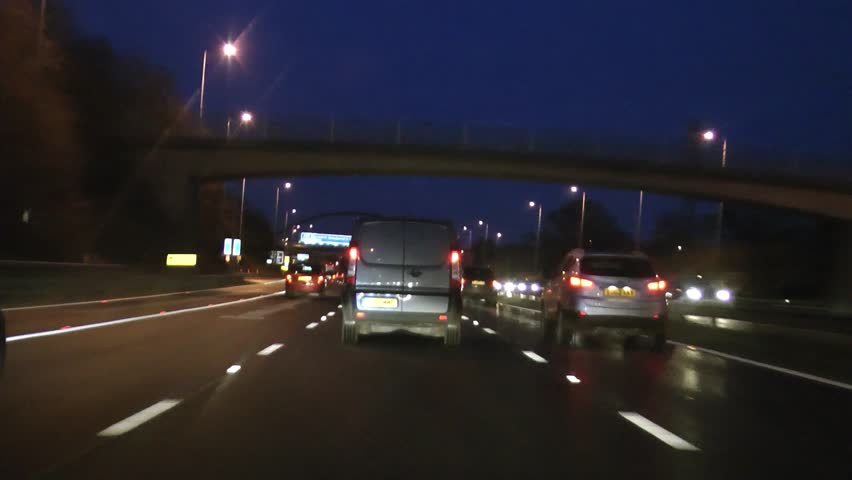
#> input picture Image/rd2.jpg, 852 x 480 px, found by its file name
$ python main.py
#> lines starting #> are read from the running program, lines starting #| are printed output that depends on the picture; after the words box and inside, x2 and y2 are one past the last pixel; in counts of white or black regions, pixels touching at a corner belong together
### LaneDetection.py
import cv2
import numpy as np

class LaneDetection:

	def __init__(self, image):
		#input image
		self.image = image

		#Pos slope is right lane and Neg slope is left lane
		self.neg_parameters = []
		self.pos_parameters = []

		#List containing the lines corresponding to the lanes on the road
		self.lines = []

	def get_ROI(self, image):
		H, W = image.shape[:2]


				    #Left bottom,  Left top,   	   Mid-left,   		Mid-Right,  	    Right top,      Right bottom
		vertices = np.array([[80, H-35], [80, H*0.85], [(W/2)-70, (H/2)+20], [(W/2)+30, (H/2)+20], [W-190, H*0.85], [W-190, H-35]], np.int32)

		mask = np.zeros_like(image)
		cv2.fillPoly(mask, [vertices], 255)
		masked = cv2.bitwise_and(image, mask)

		return masked

	#slope_threshold dictates the max angle of the slope desired
	#Used to remove flat lines parallel to x axis within a threshold
	def get_slope(self, lines, slope_threshold=0.1):

		for line in lines:
			x1, y1, x2, y2 = line.reshape(4)
			parameters = np.polyfit((x1,x2), (y1,y2), 1)
			slope = parameters[0]
			intercept = parameters[1]

			if abs(slope) >= slope_threshold:
				if slope < 0: #left lane
					self.neg_parameters.append((slope, intercept))
				if slope > 0: #right lane
					self.pos_parameters.append((slope, intercept))

		#Takes average of all corresponding slopes to get slope a line
		pos_parameters = np.average(self.pos_parameters, axis=0)
		neg_parameters = np.average(self.neg_parameters, axis=0)

		return pos_parameters, neg_parameters

	#finds the lines for the lanes
	def find_lines(self):

		parameters = [self.pos_parameters, self.neg_parameters]
		H, W = self.image.shape[:2]

		#y coords for line: y1 is bottom of frame, and y2 is 3/5 of frame height
		#Determines length of the lines
		y1 = H
		y2 = int(y1 * (3/4))

		for parameter in parameters:
			(slope, intercept) = parameter[0]

			#Get the corresponding x intercepts of the y coord
			#using the slope equation y=mx+b
			x1 = int((y1 - intercept) / slope)
			x2 = int((y2 - intercept) / slope)

			self.lines.append(np.array([x1, y1, x2, y2]))

		return self.lines

	def draw_lines(self):

		line_image = np.zeros_like(self.image)

		if self.lines is not None:
			for line in self.lines:
				x1, y1, x2, y2 = line.reshape(4)
				cv2.line(line_image, (x1,y1), (x2, y2), (255,0,0), 10)

		return line_image

### main.py
from LaneDetection import LaneDetection
import cv2
import numpy as np

image = r"./Images/rd2.jpg"

img = cv2.imread(image)
#> img is the input picture: shape (480, 852, 3); mean B, G, R 45.9, 39.6, 42.4

#Get height and width of image
H, W = img.shape[:2]

gray = cv2.cvtColor(img, cv2.COLOR_BGR2GRAY)
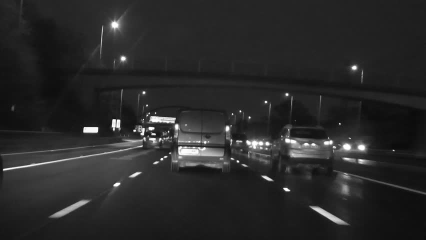
#> gray: shape (480, 852) (shown at 1/2 size); min 3, max 255, mean 41.2
blur = cv2.GaussianBlur(gray, (5,5), 0)
canny = cv2.Canny(blur, threshold1=50, threshold2=150)
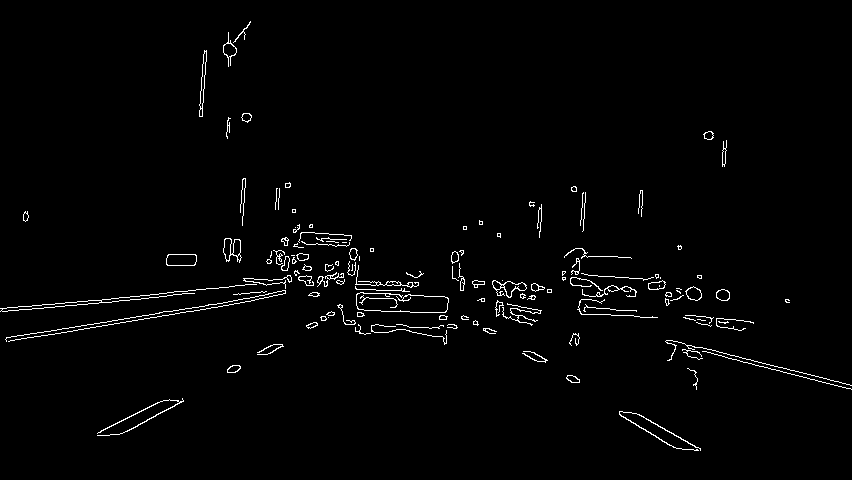
#> canny: shape (480, 852); 1.7% white in thin lines or dots, all inside (x1, y1, x2, y2) = (0, 21, 852, 451)

#Threshold image
retval, threshold = cv2.threshold(gray, 127, 255, cv2.THRESH_BINARY)
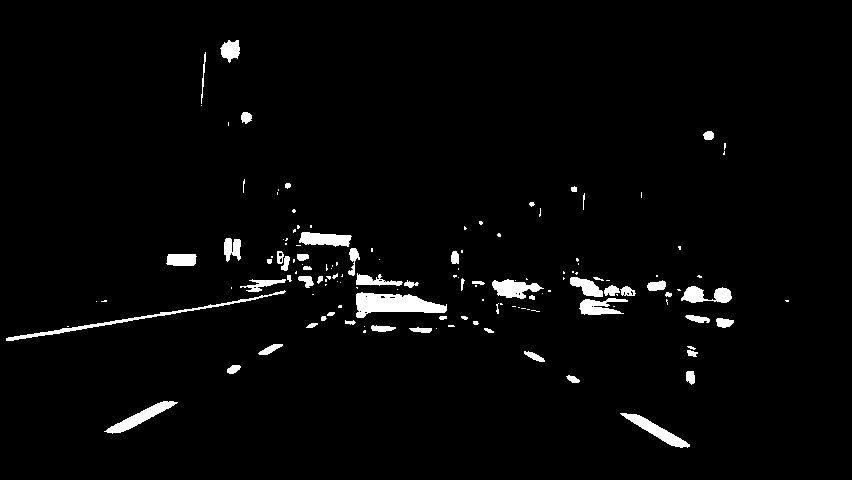
#> threshold: shape (480, 852); 2.7% white; 140 white regions (81 under 20 px)
contours, hierarchy = cv2.findContours(threshold, cv2.RETR_TREE, cv2.CHAIN_APPROX_SIMPLE)
#> contours = 156 contours, 112 with area under 20; largest, box (x1, y1, x2, y2) and area: (356, 292, 447, 318) 1347, (104, 401, 178, 434) 607, (620, 413, 690, 448) 602, (6, 290, 286, 341) 564, (492, 279, 544, 299) 531

#Initalize Lane Detection object
lanedetection = LaneDetection(img)

#Get ROI
imgROI = lanedetection.get_ROI(canny)
#> in get_ROI, `cv2.fillPoly(mask, [vertices], 255)`:
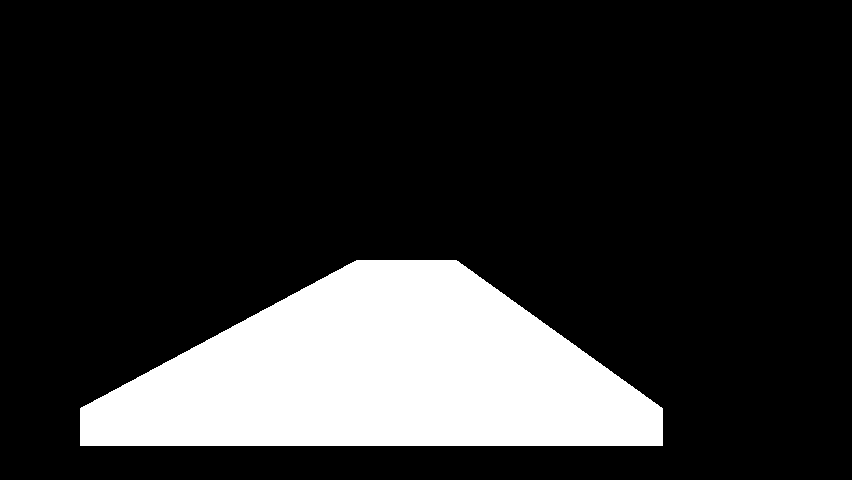
#> mask: shape (480, 852); 17.8% white; 1 white region, box (x1, y1, x2, y2) and area: (80, 260, 663, 446) 72622
#> in get_ROI, `masked = cv2.bitwise_and(image, mask)`:
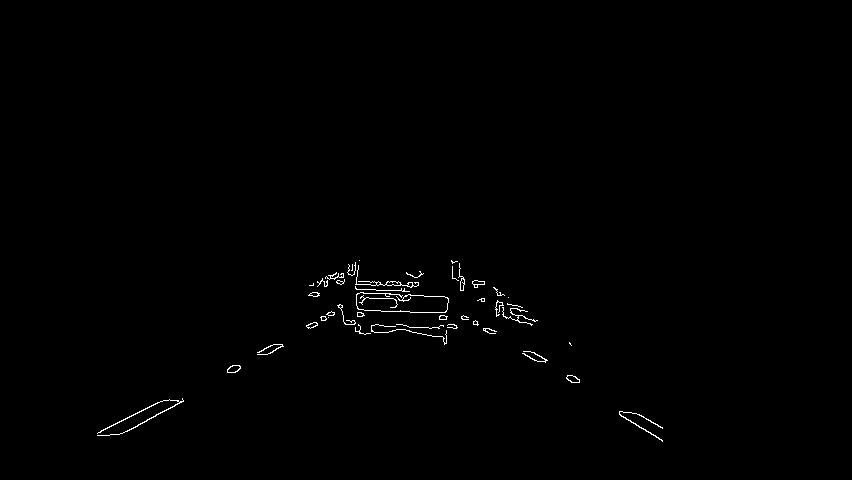
#> masked: shape (480, 852); 0.52% white in thin lines or dots, all inside (x1, y1, x2, y2) = (97, 260, 663, 442)

#Find lines in ROI
lines = cv2.HoughLinesP(imgROI, 2, np.pi/180, 100, np.array([]), minLineLength=40, maxLineGap=5)
#> lines = [[127, 431, 183, 400], [98, 432, 157, 402], [619, 413, 662, 440], [371, 285, 418, 285], [97, 433, 160, 401], [385, 294, 444, 296]]

#Find average line parameters and draw them to image
pos_slope, neg_slope = lanedetection.get_slope(lines)
#> the loop in get_slope, `for line in lines:` made 6 passes
#> (x1, y1, x2, y2, slope, intercept) on passes 1 to 6: (127, 431, 183, 400, -0.554, 501.3), (98, 432, 157, 402, -0.508, 481.8), (619, 413, 662, 440, 0.628, 24.33), (371, 285, 418, 285, 1.71e-17, 285), (97, 433, 160, 401, -0.508, 482.3), (385, 294, 444, 296, 0.0339, 280.9)
#> after the loop in get_slope, `for line in lines:`: self.neg_parameters = [(-0.554, 501.3), (-0.508, 481.8), (-0.508, 482.3)]; self.pos_parameters = [(0.628, 24.33)]
#> in get_slope, `pos_parameters = np.average(self.pos_parameters, axis=0)`: pos_parameters = [0.628, 24.33]
#> in get_slope, `neg_parameters = np.average(self.neg_parameters, axis=0)`: neg_parameters = [-0.523, 488.5]
#> pos_slope = [0.628, 24.33]; neg_slope = [-0.523, 488.5]
image_lines = lanedetection.find_lines()
#> in find_lines, `parameters = [self.pos_parameters, self.neg_parameters]`: parameters = [[(0.628, 24.33)], [(-0.554, 501.3), (-0.508, 481.8), (-0.508, 482.3)]]
#> the loop in find_lines, `for parameter in parameters:` made 2 passes
#> (slope, intercept, x1, x2) on pass 1: (0.628, 24.33, 725, 534)
#> after the loop in find_lines, `for parameter in parameters:`: self.lines = [[725, 480, 534, 360], [38, 480, 255, 360]]
#> image_lines = [[725, 480, 534, 360], [38, 480, 255, 360]]
lanes = lanedetection.draw_lines()
#> the loop in draw_lines, `for line in self.lines:` made 2 passes
#> after the loop in draw_lines, `for line in self.lines:`:
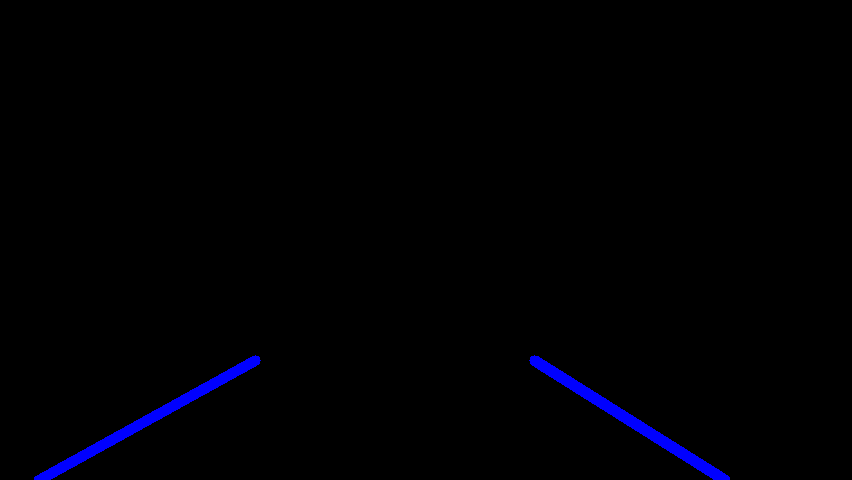
#> line_image: shape (480, 852, 3); mean B, G, R 3.2, 0, 0

#combine lanes with original image
laned_image = cv2.addWeighted(img, 0.8, lanes, 1, 1)
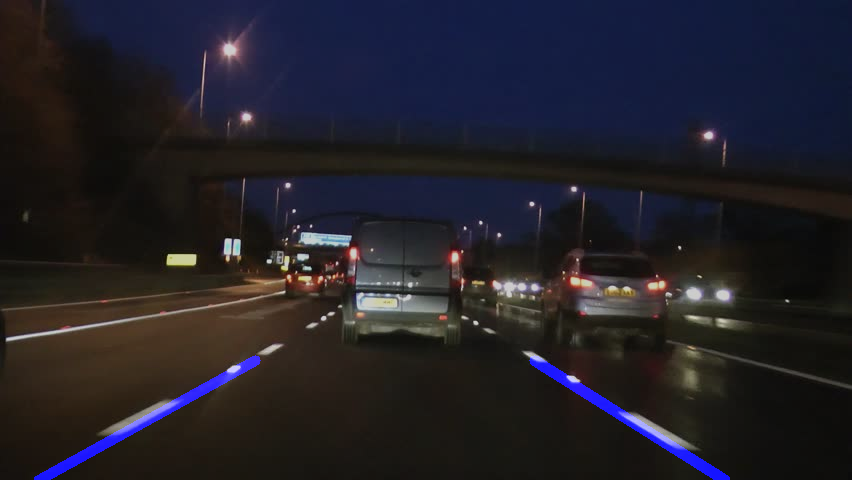
#> laned_image: shape (480, 852, 3); mean B, G, R 40.4, 32.7, 34.9

#Display
#cv2.imshow('Original Image', img)
cv2.imshow('Final Image', laned_image)

key = cv2.waitKey(0) & 0xFF
#> (key q is pressed here)

if key == ord('q'):
	cv2.destroyAllWindows()

$ run again, with Image/rd1.jpg copied over Image/rd2.jpg
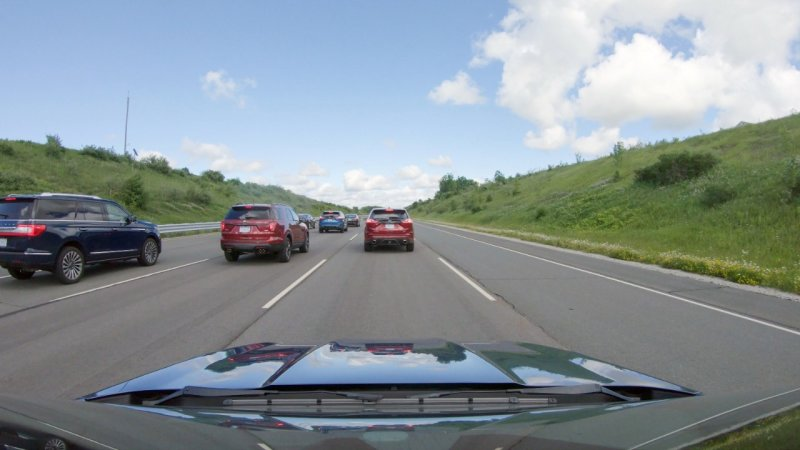
#> input picture Image/rd1.jpg, 800 x 450 px, found by its file name
#> img is the input picture: shape (450, 800, 3); mean B, G, R 150.1, 145.9, 135.2
#> canny: shape (450, 800); 3.5% white in thin lines or dots
#> `retval, threshold = cv2.threshold(gray, 127, 255, cv2.THRESH_BINARY)`:
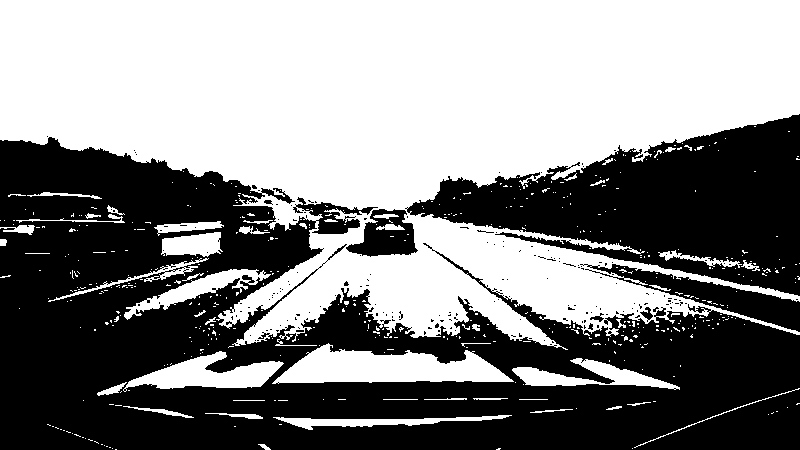
#> threshold: shape (450, 800); 52.4% white; 189 black regions (181 under 20 px)
#> contours = 809 contours, 748 with area under 20; largest, box (x1, y1, x2, y2) and area: (0, 0, 800, 350) 169318, (272, 343, 514, 384) 5585, (123, 351, 284, 392) 2852, (345, 208, 419, 258) 2282, (512, 358, 680, 390) 1858
#> mask: shape (450, 800); 17% white; 1 white region, box (x1, y1, x2, y2) and area: (80, 245, 611, 416) 61209
#> masked: shape (450, 800); 1.2% white in thin lines or dots, all inside (x1, y1, x2, y2) = (80, 245, 611, 416)
#> lines = 13 rows, first 6: [432, 404, 538, 404], [497, 389, 555, 388], [433, 401, 547, 401], [446, 382, 502, 382], [319, 383, 436, 383], [516, 397, 556, 399]
#> the loop in get_slope, `for line in lines:` made 13 passes
#> (x1, y1, x2, y2, slope, intercept) on passes 1 to 8: (432, 404, 538, 404, -2.01e-16, 404), (497, 389, 555, 388, -0.0172, 397.6), (433, 401, 547, 401, -4.31e-17, 401), (446, 382, 502, 382, -9.99e-16, 382), (319, 383, 436, 383, 8.57e-16, 383), (516, 397, 556, 399, 0.05, 371.2), (272, 390, 340, 390, -8.57e-16, 390), (110, 387, 200, 356, -0.344, 424.9)
#> after the loop in get_slope, `for line in lines:`: self.neg_parameters = [(-0.344, 424.9), (-0.839, 532.8), (-0.807, 518.2)]; self.pos_parameters = [(0.75, -73.25), (0.767, -77.14)]
#> pos_parameters = [0.759, -75.19]
#> neg_parameters = [-0.664, 492]
#> pos_slope = [0.759, -75.19]; neg_slope = [-0.664, 492]
#> in find_lines, `parameters = [self.pos_parameters, self.neg_parameters]`: parameters = [[(0.75, -73.25), (0.767, -77.14)], [(-0.344, 424.9), (-0.839, 532.8), (-0.807, 518.2)]]
#> the loop in find_lines, `for parameter in parameters:` made 2 passes
#> (parameter, slope, intercept, x1, x2) on passes 1 to 2: ([(0.75, -73.25), (0.767, -77.14)], 0.75, -73.25, 697, 546), ([(-0.344, 424.9), (-0.839, 532.8), (-0.807, 518.2)], -0.344, 424.9, -72, 255)
#> after the loop in find_lines, `for parameter in parameters:`: self.lines = [[697, 450, 546, 337], [-72, 450, 255, 337]]
#> the loop in draw_lines, `for line in self.lines:` made 2 passes
#> `laned_image = cv2.addWeighted(img, 0.8, lanes, 1, 1)`:
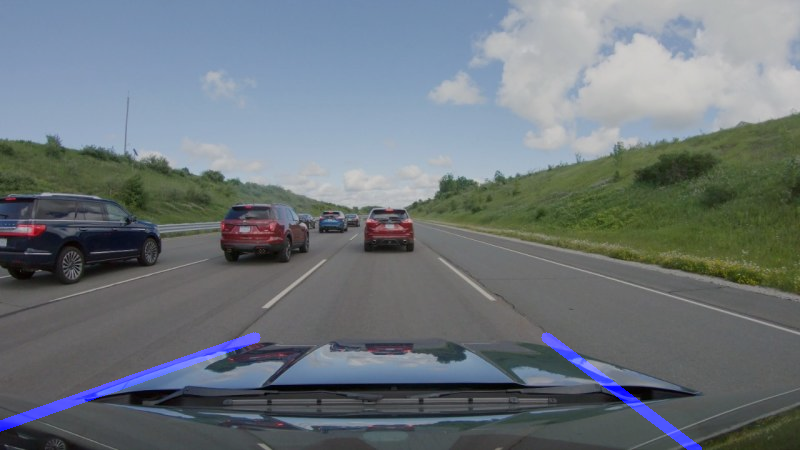
#> laned_image: shape (450, 800, 3); mean B, G, R 123.3, 117.7, 109.1

$ run again, with Image/rd3.jpg copied over Image/rd2.jpg
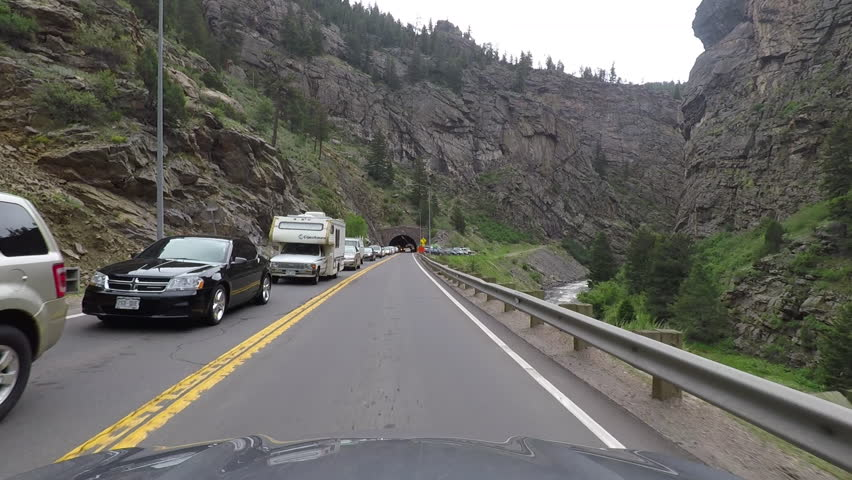
#> input picture Image/rd3.jpg, 852 x 480 px, found by its file name
#> img is the input picture: shape (480, 852, 3); mean B, G, R 99.8, 104.1, 104.9
#> canny: shape (480, 852); 7.3% white in thin lines or dots
#> threshold: shape (480, 852); 25.5% white; 1189 white regions (1112 under 20 px)
#> contours = 2021 contours, 1947 with area under 20; largest, box (x1, y1, x2, y2) and area: (53, 252, 852, 463) 62638, (348, 0, 705, 88) 18674, (269, 208, 398, 275) 3256, (669, 391, 837, 480) 2728, (119, 237, 233, 292) 2686
#> mask: shape (480, 852); 17.8% white; 1 white region, box (x1, y1, x2, y2) and area: (80, 260, 663, 446) 72622
#> masked: shape (480, 852); 0.97% white in thin lines or dots, all inside (x1, y1, x2, y2) = (80, 260, 663, 446)
#> lines = 14 rows, first 6: [176, 397, 318, 298], [474, 322, 570, 412], [141, 405, 343, 279], [460, 304, 622, 445], [454, 289, 628, 411], [233, 367, 367, 270]
#> the loop in get_slope, `for line in lines:` made 14 passes
#> (x1, y1, x2, y2, slope, intercept) on passes 1 to 8: (176, 397, 318, 298, -0.697, 519.7), (474, 322, 570, 412, 0.937, -122.4), (141, 405, 343, 279, -0.624, 493), (460, 304, 622, 445, 0.87, -96.37), (454, 289, 628, 411, 0.701, -29.32), (233, 367, 367, 270, -0.724, 535.7), (113, 445, 324, 297, -0.701, 524.3), (436, 285, 480, 327, 0.955, -131.2)
#> after the loop in get_slope, `for line in lines:`: self.neg_parameters = [(-0.697, 519.7), (-0.624, 493), (-0.724, 535.7), (-0.701, 524.3), (-0.614, 493), (-0.699, 523.2), (-0.75, 544), (-0.698, 519.4), (-0.615, 496.8)]; self.pos_parameters = [(0.937, -122.4), (0.87, -96.37), (0.701, -29.32), (0.955, -131.2), (0.729, -47.71)]
#> pos_parameters = [0.839, -85.39]
#> neg_parameters = [-0.68, 516.6]
#> pos_slope = [0.839, -85.39]; neg_slope = [-0.68, 516.6]
#> in find_lines, `parameters = [self.pos_parameters, self.neg_parameters]`: parameters = [[(0.937, -122.4), (0.87, -96.37), (0.701, -29.32), (0.955, -131.2), (0.729, -47.71)], [(-0.697, 519.7), (-0.624, 493), (-0.724, 535.7), (-0.701, 524.3), (-0.614, 493), (-0.699, 523.2), (-0.75, 544), (-0.698, 519.4), (-0.615, 496.8)]]
#> the loop in find_lines, `for parameter in parameters:` made 2 passes
#> (slope, intercept, x1, x2) on passes 1 to 2: (0.937, -122.4, 642, 514), (-0.697, 519.7, 56, 229)
#> after the loop in find_lines, `for parameter in parameters:`: self.lines = [[642, 480, 514, 360], [56, 480, 229, 360]]
#> the loop in draw_lines, `for line in self.lines:` made 2 passes
#> after the loop in draw_lines, `for line in self.lines:`:
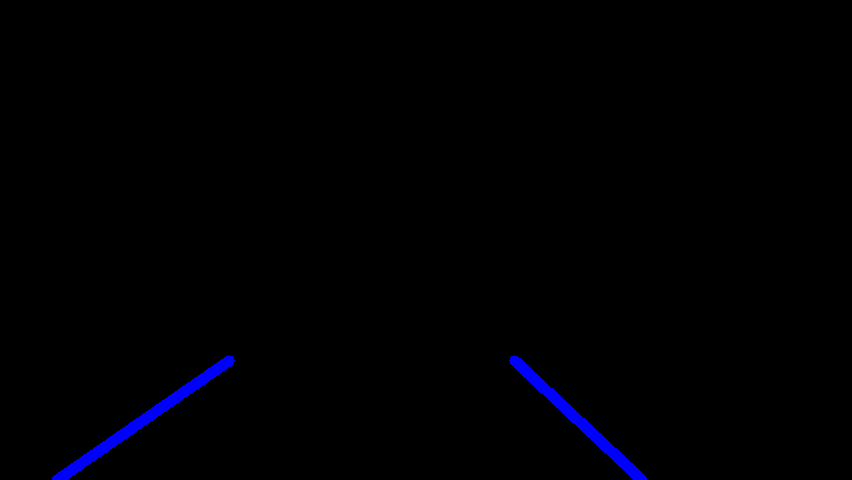
#> line_image: shape (480, 852, 3); mean B, G, R 2.7, 0, 0
#> `laned_image = cv2.addWeighted(img, 0.8, lanes, 1, 1)`:
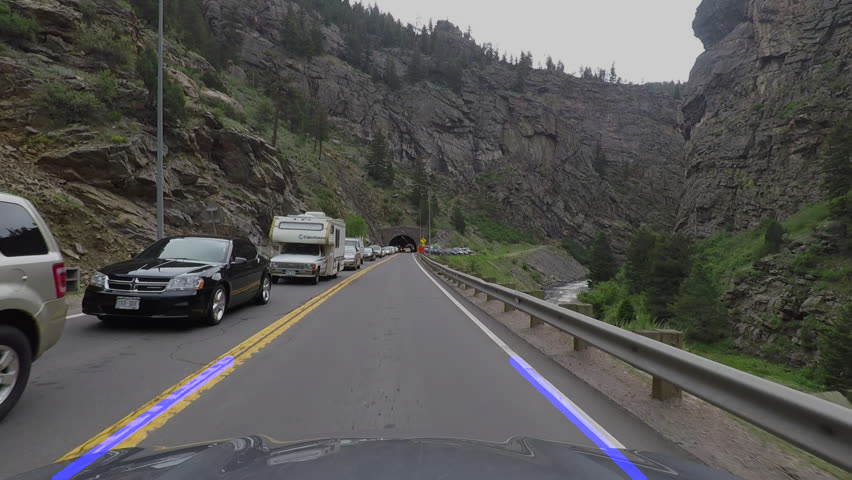
#> laned_image: shape (480, 852, 3); mean B, G, R 82.4, 84.3, 84.9
